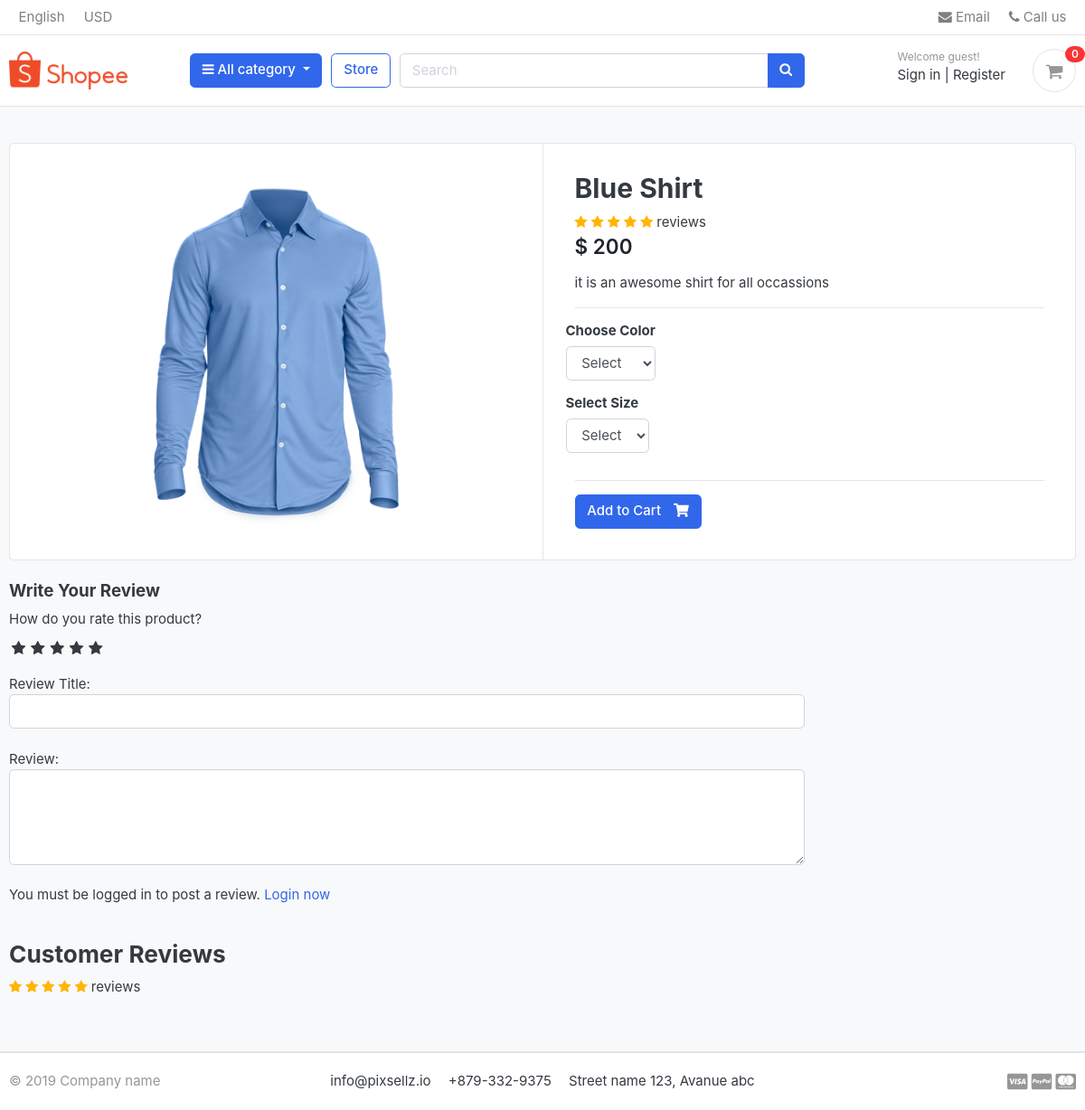
Screenshot of /store/category/shirts/blue-shirt/ with the database file from the repository.
### store/models.py (models this page shows, shortened)
class Product(models.Model):
    product_name = models.CharField(max_length=200, unique=True)
    slug = models.SlugField(max_length=200, unique=True)
    description = models.TextField(max_length=500, unique=True)
    price = models.IntegerField()
    images = models.ImageField(upload_to="photos/products")
    stock = models.IntegerField()
    is_available = models.BooleanField(default=True)
    category = models.ForeignKey(Category, on_delete=models.CASCADE)
    created_date = models.DateTimeField(auto_now_add=True)
    modified_date = models.DateTimeField(auto_now_add=True)

### store/views.py (the view)
# urls.py: path('category/<slug:category_slug>/<slug:product_slug>/',views.product_detail,name="product_detail"),
def product_detail(request,category_slug, product_slug): # category__slug to connect its slug
    try:
        single_product = Product.objects.get(category__slug = category_slug,slug = product_slug)
        in_cart = CartItem.objects.filter(cart__cart_id = _cart_id(request), product = single_product).exists()
    except Exception as e:
        raise e
    if request.user.is_authenticated:
        try:
            orderproduct = OrderProduct.objects.filter(user=request.user, product_id=single_product.id).exists()
        except OrderProduct.DoesNotExist:
            orderproduct = None
    else:
        orderproduct = None
    reviews = ReviewRating.objects.filter(product_id=single_product.id, status=True)
    context = {
        'single_product':single_product,
        'in_cart': in_cart,
        'orderproduct': orderproduct,
        'reviews': reviews,
    }
    return render(request,'store/product_detail.html',context)

### carts/context_processors.py (called while the page is built)
def counter(request):
    cart_count = 0
    if 'admin' in request.path:
        return {}
    else:
        try:
            cart = Cart.objects.filter(cart_id= _cart_id(request))
            if request.user.is_authenticated:
                cart_items = CartItem.objects.all().filter(user=request.user)
            else:
                cart_items = CartItem.objects.all().filter(cart=cart[:1])
            for cart_item in cart_items:
                cart_count += cart_item.quality
        except Cart.DoesNotExist:
            cart_count = 0
    return dict(cart_count = cart_count)

### carts/views.py (called while the page is built)
def _cart_id(request):
    cart = request.session.session_key
    if not cart:
        cart = request.session.create()
    return cart

### category/context_processors.py (called while the page is built)
def menu_links(request):
    links = Category.objects.all()
    return dict(links = links)

### category/models.py (called while the page is built)
    def get_url(self):
        return reverse('products_by_category', args =[self.slug]) # get the url

### store/models.py (called while the page is built)
    def colors(self):
        return super(VariationManager, self).filter(variation_category="color", is_active =True)

    def sizes(self):
        return super(VariationManager, self).filter(variation_category="size", is_active =True)

### templates/store/product_detail.html (shortened to what this page needs)
{% extends 'base.html' %}
{% load static %}
{% block content %}
<section class="section-content padding-y bg">
    <div class="container">
		<div class="card">
			<div class="row no-gutters">
				<aside class="col-md-6">
					<article class="gallery-wrap">
						<div class="img-big-wrap">
							<a href="#"><img src="{{ single_product.images.url }}"></a>
						</div>
					</article>
				</aside>
				<main class="col-md-6 border-left">
					<form action="{% url 'add_cart' single_product.id %}" method="POST">
						<article class="content-body">
							<h2 class="title">{{ single_product.product_name }}</h2>
							<div class="rating-star">
								<span>
									<i class="fa fa-star{% if single_product.averageReview < 0.5 %}-o{% elif single_product.averageReview >= 0.5 and single_product.averageReview < 1 %}-half-o {% endif %}" aria-hidden="true"></i>
									<i class="fa fa-star{% if single_product.averageReview < 1.5 %}-o{% elif single_product.averageReview >= 1.5 and single_product.averageReview < 2 %}-half-o {% endif %}" aria-hidden="true"></i>
									<i class="fa fa-star{% if single_product.averageReview < 2.5 %}-o{% elif single_product.averageReview >= 2.5 and single_product.averageReview < 3 %}-half-o {% endif %}" aria-hidden="true"></i>
									<i class="fa fa-star{% if single_product.averageReview < 3.5 %}-o{% elif single_product.averageReview >= 3.5 and single_product.averageReview < 4 %}-half-o {% endif %}" aria-hidden="true"></i>
									<i class="fa fa-star{% if single_product.averageReview < 4.5 %}-o{% elif single_product.averageReview >= 4.5 and single_product.averageReview < 5 %}-half-o {% endif %}" aria-hidden="true"></i>
	<span>{{single_product.countReview}} reviews</span>
									</span>
							</div>
							<div class="mb-3">
								<var class="price h4">$ {{single_product.price}}</var>
							</div>
							<p>{{ single_product.description }}</p>
							<hr>
							<div class="row">
								<div class="item-option-select">
									<h6>Choose Color</h6>
									<select name="color" class="form-control" required>
										<option value="" disabled selected>Select</option>
									</select>
								</div>
							</div>
							<div class="row">
								<div class="item-option-select">
									<h6>Select Size</h6>
									<select name="size" class="form-control">
										<option value="" disabled selected>Select</option>
									</select>
								</div>
							</div>
							<hr>
							{% if single_product.stock <= 0 %}
							<h5 class="text-danger">Out of Stock</h5>
							{% else %}
							<button type="submit" class="btn  btn-primary"> <span class="text">Add to Cart</span> <i class="fas fa-shopping-cart"></i> </button>
							{% endif %}
						</article>
					</form>
				</main>
			</div>
		</div>
		<br>
		<div class="row">
        <div class="col-md-9">
            <form action="{% url 'submit_review' single_product.id %}" method="POST">
                <h5>Write Your Review</h5>
                <div>
                    <label>How do you rate this product?</label>
                    <br>
                    <div class="rate">
                        <input type="radio" name="rating" id="rating10" value="5" required /><label for="rating10" title="5"></label>
                        <input type="radio" name="rating" id="rating8" value="4" required /><label for="rating8" title="4"></label>
                        <input type="radio" name="rating" id="rating6" value="3" required /><label for="rating6" title="3"></label>
                        <input type="radio" name="rating" id="rating4" value="2" required /><label for="rating4" title="2"></label>
                        <input type="radio" name="rating" id="rating2" value="1" required /><label for="rating2" title="1"></label>
                    </div>
<br>
                    Review Title:
                    <input type="text" class="form-control" name="subject">
                    <br>
                    Review:
                    <textarea name="review" rows="4" class="form-control"></textarea>
                    <br>
                    {% if user.is_authenticated %}
                        {% if orderproduct %}
                            <input type="submit" value="Submit Review" class="btn btn-primary">
                        {% else %}
                            <p>You must purchase this product to post a review.</p>
                        {% endif %}
                    {% else %}
                    <p>You must be logged in to post a review. <span><a href="{% url 'login' %}">Login now</a></span></p>
                    {% endif %}
                </div>
            </form>
<br>
<header class="section-heading">
<h3>Customer Reviews </h3>
<div class="rating-star">
    <span>
        <i class="fa fa-star{% if single_product.averageReview < 0.5 %}-o{% elif single_product.averageReview >= 0.5 and single_product.averageReview < 1 %}-half-o {% endif %}" aria-hidden="true"></i>
        <i class="fa fa-star{% if single_product.averageReview < 1.5 %}-o{% elif single_product.averageReview >= 1.5 and single_product.averageReview < 2 %}-half-o {% endif %}" aria-hidden="true"></i>
        <i class="fa fa-star{% if single_product.averageReview < 2.5 %}-o{% elif single_product.averageReview >= 2.5 and single_product.averageReview < 3 %}-half-o {% endif %}" aria-hidden="true"></i>
        <i class="fa fa-star{% if single_product.averageReview < 3.5 %}-o{% elif single_product.averageReview >= 3.5 and single_product.averageReview < 4 %}-half-o {% endif %}" aria-hidden="true"></i>
        <i class="fa fa-star{% if single_product.averageReview < 4.5 %}-o{% elif single_product.averageReview >= 4.5 and single_product.averageReview < 5 %}-half-o {% endif %}" aria-hidden="true"></i>
<span>{{single_product.countReview}} reviews</span>
        </span>
</div>
</header>
        </div>
    </div>
    </div>
    </section>
{% endblock %}

### static/css/ui.css (style rules this page uses)
html { font-family: "Inter", sans-serif; font-size: 15px; }
.content-body { flex: 1 1 auto; padding: 2rem 2.3rem; }
.padding-y { padding-top: 40px; padding-bottom: 40px; }
var { font-style: normal; }
article:after, .form-group:after { display: block; clear: both; content: ""; }
.bg { background-color: #f8f9fa; }
.section-heading { margin-bottom: 20px; margin-top: 15px; }
p:last-child { margin-bottom: 0; }
.btn .text + i { margin-left: 10px; }
.price { font-weight: 600; color: #212529; }
.gallery-wrap .img-big-wrap { margin-bottom: 10px; border-radius: 0.37rem; overflow: hidden; background-color: #fff; }
.gallery-wrap .img-big-wrap a { text-align: center; display: block; }
.gallery-wrap .img-big-wrap img { height: 450px; width: auto; display: inline-block; }
.item-option-select { margin-bottom: 1rem; display: inline-block; margin-right: 15px; }

### greatkart/static/css/custom.css (style rules this page uses)
.rate { display: inline-block;; border: 0; }
.rate > label { float: right; }
.rate > label:before { display: inline-block; font-size: 1.1rem; font-family: FontAwesome; content: "\f005"; margin:0; padding:0.3rem .2rem; cursor: pointer; }
.rating-star i { color: #ffb503 !important; }

### rows the page displays
Product: images (picture), product_name "Blue Shirt", price "200", description "it is an awesome shirt for all occassions"

### other values shown
{{ cart_count }} "0"
